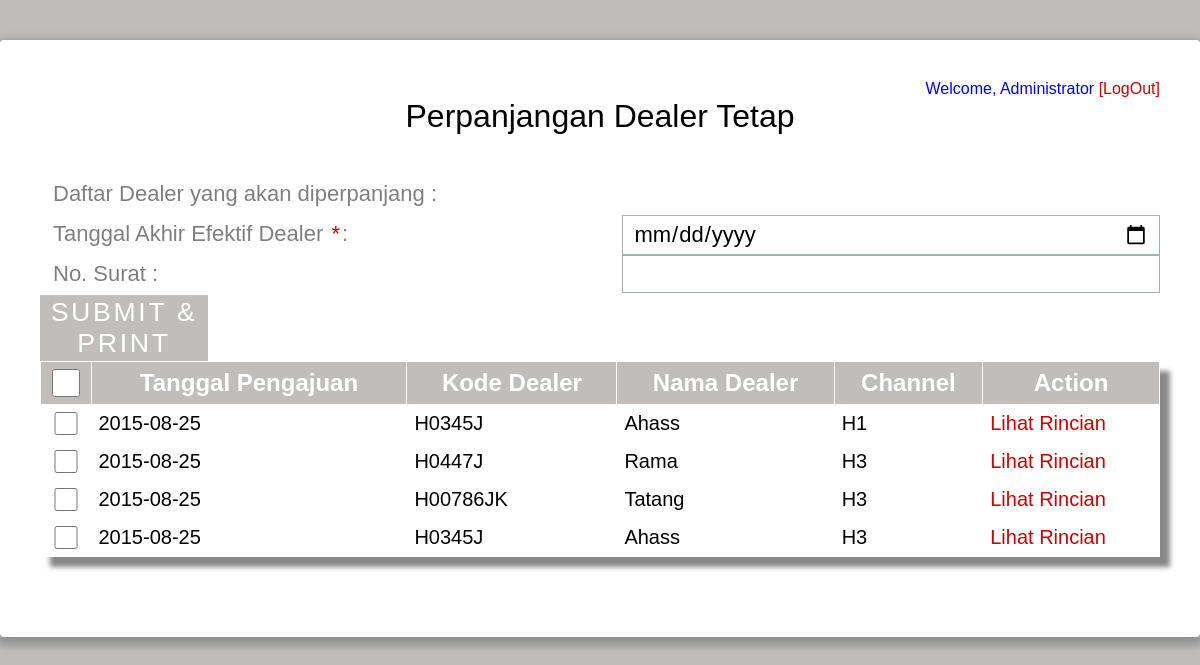
Page /admin_legal/perpanjang_dealer.php (signed in) on the committed database.
### tables this page shows
CREATE TABLE IF NOT EXISTS `daftar_pengajuan` (
  `id_daftar` int(11) NOT NULL AUTO_INCREMENT,
  `id_admin` int(11) NOT NULL,
  `kode_dealer` varchar(15) NOT NULL,
  `tanggal_pengajuan` date NOT NULL,
  `jenis_pengajuan` varchar(35) NOT NULL,
  `channel` varchar(10) DEFAULT NULL,
  `status_channel` varchar(10) DEFAULT NULL,
  `jam_pengajuan` time NOT NULL,
  `comment_sv` varchar(50) DEFAULT NULL,
  `approval_sv` varchar(30) DEFAULT NULL,
  `nama_sv` varchar(30) NOT NULL,
  `waktu_approval_sv` datetime NOT NULL,
  `comment_manager` varchar(50) DEFAULT NULL,
  `approval_manager` varchar(30) DEFAULT NULL,
  `nama_manager` varchar(30) NOT NULL,
  `waktu_approval_manager` datetime NOT NULL,
  `comment_divhead` varchar(50) DEFAULT NULL,
  `approval_divhead` varchar(30) DEFAULT NULL,
  `nama_divhead` varchar(30) NOT NULL,
  `waktu_approval_divhead` datetime NOT NULL,
  `legalisir_admin` varchar(20) DEFAULT NULL,
  `waktu_legalisir` date NOT NULL,
  `perpanjangan` date DEFAULT NULL,
  PRIMARY KEY (`id_daftar`)
);

CREATE TABLE IF NOT EXISTS `daftar_dealer` (
  `kode_dealer` varchar(15) NOT NULL,
  `nama_dealer` varchar(50) NOT NULL,
  `id_kodepos` int(11) NOT NULL,
  `lokasi` varchar(30) NOT NULL,
  `owner` varchar(30) NOT NULL,
  `kontak` varchar(12) NOT NULL,
  `status_tanah` varchar(30) NOT NULL,
  `akhir_sewa` date DEFAULT NULL,
  `status_dealer` varchar(10) DEFAULT NULL,
  `siop` varchar(50) DEFAULT NULL,
  `tdp` varchar(50) DEFAULT NULL,
  `ktp` varchar(50) DEFAULT NULL,
  `npwp` varchar(50) DEFAULT NULL,
  `ho` varchar(50) DEFAULT NULL,
  `akte` varchar(50) DEFAULT NULL,
  `surat_domisili` varchar(50) DEFAULT NULL,
  `waktucreate` datetime NOT NULL,
  `waktumodify` datetime DEFAULT NULL,
  PRIMARY KEY (`kode_dealer`)
);

### admin_legal/perpanjang_dealer.php (the view, shortened to what this page needs)
<?php
if($_SESSION['status']=='admin'){
?>
<!DOCTYPE html>
<html >
  <head>
    <link href='../css/css.css' rel='stylesheet' type='text/css'>
    <link rel="stylesheet" href="css/normalize.css">
    <link rel="stylesheet" href="css/style.css">
  <body>
    <div class="form">
	<div align="right">
	  <a style="color:#00F"> Welcome, <?php echo ($_SESSION['nama']) ?></a>
	  <a href="../login/logout.php" onclick="return confirm('Anda Yakin Logout dari Sistem?')">[LogOut]</a></div>
        <div>
        <div id="pdd">
          <h1>Perpanjangan Dealer Tetap</h1>
          <form id="form-search" method="post" action="submit_perpanjang_dealer_tetap.php">
		  <div class="top-row">
		  <div class="field-wrap">
		  <label>
		  Daftar Dealer yang akan diperpanjang :
		  </label>
		  </div>
		</div>
		  <div class="top-row">
          <div class="field-wrap">
              <label>
              Tanggal Akhir Efektif Dealer <span class="req">*</span>:
            </label>
		  </div>
		  <div class="field-wrap"><input name="tgl_akhir" type="date" required/>
          </div>
          </div>
		 <div class="top-row">
		  <div class="field-wrap">
		  <label>
		 No. Surat :
		  </label>
		  </div>
		  <div class="field-wrap"><input name="no_surat" type="text" value="" required/>
          </div>
		  </div>
          <button type="submit" class="button button-block"/>Submit & Print</button>
          <div class="field-wrap">
		  <div class="table" >
                <table>
                    <tr>
					<td style="width:50px">
						<input type="checkbox" name="cek" id="cek" onClick="fcek()"/>
                        </td>
                        <td>
                            Tanggal Pengajuan
                        </td>
                        <td>
                            Kode Dealer
                        </td>
						<td>
                            Nama Dealer
                        </td>
						<td>
                            Channel
                        </td>
						<td>
                            Action
                        </td>
                    </tr>
                    <?php
					$hasil=mysql_query("select * from daftar_pengajuan a, daftar_dealer b where a.kode_dealer = b.kode_dealer and (a.jenis_pengajuan = 'Pengajuan Dealer Baru' or a.jenis_pengajuan = 'Upgrade Channel') and a.legalisir_admin is not null and a.status_channel = 'Tetap' order by tanggal_pengajuan desc limit 0,10");
					while ($baris = mysql_fetch_array($hasil)){
					echo '
					<tr>
					<td style="width:50px">
						<input type="checkbox" name="inputcek[]" value="'.$baris['id_daftar'].'" />
                        </td>
					<td align=center>';echo $baris['tanggal_pengajuan'];echo"</td>
					<td align=center>";echo $baris['kode_dealer'];echo"</td>
					<td align=center>";echo $baris['nama_dealer'];echo"</td>
					<td align=center>";echo $baris['channel'];echo"</td>
					<td align=center><a href=";if($baris['channel']=='H1')echo"rincian_dealer_h1_.php?id=";else if($baris['channel']=='H2')echo"rincian_dealer_h2_.php?id=";else if($baris['channel']=='H3')echo"rincian_dealer_h3_.php?id="; echo $baris['id_daftar']; echo ">Lihat Rincian</a></td></tr>";
					}
					?>
                </table>
            </div>
        </div>
        </form>
      </div>
</div>
</div>
  </body>
</html>
<?php
}else{
?>
<script>document.location.href="../"</script>
<?php
}
?>

### admin_legal/css/style.css (style rules this page uses)
*, *:before, *:after { box-sizing: border-box; }
html { overflow-y: scroll; }
body { background: #c1bdba; font-family: 'Titillium Web', sans-serif; }
a { text-decoration: none; color: #cc0000; -webkit-transition: .5s ease; transition: .5s ease; }
.form { background: #ffffff; padding: 40px; max-width: 1200px; margin: 40px auto; border-radius: 4px; box-shadow: 0 4px 10px 4px rgba(19, 35, 47, 0.3); }
h1 { text-align: center; color: #000000; font-weight: 300; margin: 0 0 40px; }
label { position: absolute; -webkit-transform: translateY(6px); -ms-transform: translateY(6px); transform: translateY(6px); left: 13px; color: rgba(0, 0, 0, 0.5); -webkit-transition: all 0.25s ease; transition: all 0.25s ease; -webkit-backface-visibility: hidden; pointer-events: none; font-size: 22px; }
label .req { margin: 2px; color: #cc0000; }
input, textarea { font-size: 22px; display: block; width: 100%; height: 100%; padding: 5px 10px; background: none; background-image: none; border: 1px solid #a0b3b0; color: #000000; border-radius: 0; -webkit-transition: border-color .25s ease, box-shadow .25s ease; transition: border-color .25s ease, box-shadow .25s ease; }
.field-wrap { position: relative; margin-bottom: 40px; }
.top-row:after { content: ""; display: table; clear: both; }
.top-row > div { float: left; width: 48%; margin-right: 4%; }
.top-row > div:last-child { margin: 0; }
.button { border: 0; outline: none; border-radius: 0; padding: 2px 0; font-size: 20pt; font-weight: 6; text-transform: uppercase; letter-spacing: .1em; background: #c1bdba; color: #ffffff; -webkit-transition: all 0.5s ease; transition: all 0.5s ease; -webkit-appearance: none; }
.button-block { display: block; width: 15%; }
.table { margin:0px;padding:0px; width:100%; box-shadow: 10px 10px 5px #888888; border:1px solid #ffffff; -moz-border-radius-bottomleft:0px; -webkit-border-bottom-left-radius:0px; border-bottom-left-radius:0px; -moz-border-radius-bottomright:0px; -webkit-border-bottom-right-radius:0px; border-bottom-right-radius:0px; -moz-border-radius-topright:0px; -webkit-border-top-right-radius:0px; border-top-right-radius:0px; -moz-border-radius-topleft:0px; -webkit-border-top-left-radius:0px; border-top-left-radius:0px; }
.table table { border-collapse: collapse; border-spacing: 0; width:100%; height:100%; margin:0px;padding:0px; }
.table tr:last-child td:last-child { -moz-border-radius-bottomright:0px; -webkit-border-bottom-right-radius:0px; border-bottom-right-radius:0px; }
.table table tr:first-child td:first-child { -moz-border-radius-topleft:0px; -webkit-border-top-left-radius:0px; border-top-left-radius:0px; }
.table table tr:first-child td:last-child { -moz-border-radius-topright:0px; -webkit-border-top-right-radius:0px; border-top-right-radius:0px; }
.table tr:last-child td:first-child { -moz-border-radius-bottomleft:0px; -webkit-border-bottom-left-radius:0px; border-bottom-left-radius:0px; }
.table td { vertical-align:middle; background-color:#ffffff; border:1px solid #ffffff; border-width:0px 1px 1px 0px; text-align:left; padding:7px; font-size:20px; font-family:Arial; font-weight:normal; color:#000000; }
.table tr:last-child td { border-width:0px 1px 0px 0px; }
.table tr td:last-child { border-width:0px 0px 1px 0px; }
.table tr:last-child td:last-child { border-width:0px 0px 0px 0px; }
.table tr:first-child td { background:-o-linear-gradient(bottom, #c1bdba 5%, #c1bdba 100%); background:-webkit-gradient( linear, left top, left bottom, color-stop(0.05, #c1bdba), color-stop(1, #c1bdba) ); background:-moz-linear-gradient( center top, #c1bdba 5%, #c1bdba 100% ); filter:progid:DXImageTransform.Microsoft.gradient(startColorstr="#c1bdba", endColorstr="#c1bdba"); background: -o-linear-gradient(top,#c1bdba,c1bdba); background-color:#c1bdba; border:0px solid #ffffff; text-align:center; border-width:0px 0px 1px 1px; font-size:24px; font-family:Arial; font-weight:bold; color:#ffffff; }
.table tr:first-child td:first-child { border-width:0px 0px 1px 0px; }
.table tr:first-child td:last-child { border-width:0px 0px 1px 1px; }

### rows in the picture
daftar_pengajuan: tanggal_pengajuan "2015-08-25", kode_dealer.kode_dealer "H0345J", kode_dealer.nama_dealer "Ahass", channel "H1"
daftar_pengajuan: tanggal_pengajuan "2015-08-25", kode_dealer.kode_dealer "H0447J", kode_dealer.nama_dealer "Rama", channel "H3"
daftar_pengajuan: tanggal_pengajuan "2015-08-25", kode_dealer.kode_dealer "H00786JK", kode_dealer.nama_dealer "Tatang", channel "H3"
daftar_pengajuan: tanggal_pengajuan "2015-08-25", kode_dealer.kode_dealer "H0345J", kode_dealer.nama_dealer "Ahass", channel "H3"

### other values in the picture
$_SESSION['nama'] "Administrator"
